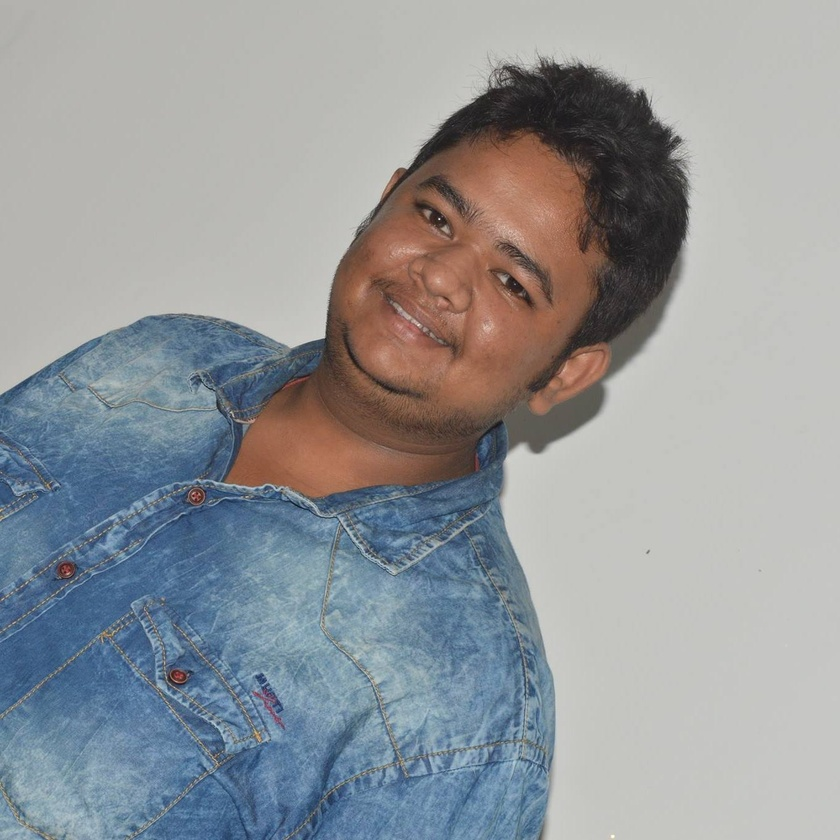
#> input picture images/surya.jpg, 840 x 840 px, shrunk from 1361 x 1361 before the run
$ jupyter execute '1.6 Rotations.ipynb'
#> lines starting #> are read from the running program, lines starting #| are printed output that depends on the picture
# Rotations

[cell 1]
import cv2
import numpy as np

[cell 2]
# Translation Matrix :

#  M =  | cos(theta) - sin(theta) |
#       | sin(theta)   cos(theta) |
# theta - angle of rotation

[cell 3]
image = cv2.imread('images/surya.jpg')
#> image is the input picture: shape (840, 840, 3); mean B, G, R 154.4, 151.1, 147.4
height, width = image.shape[:2]
#> height = 840; width = 840

# Divide by two to rototate the image around its centre
# cv2.getRotationMatrix2D(rotation_center_x, rotation_center_y, angle of rotation, scale)
# angle of rotaiton in anticlock wise
rotation_matrix = cv2.getRotationMatrix2D((width/2, height/2),180, 1)

rotated_image = cv2.warpAffine(image, rotation_matrix, (width, height))
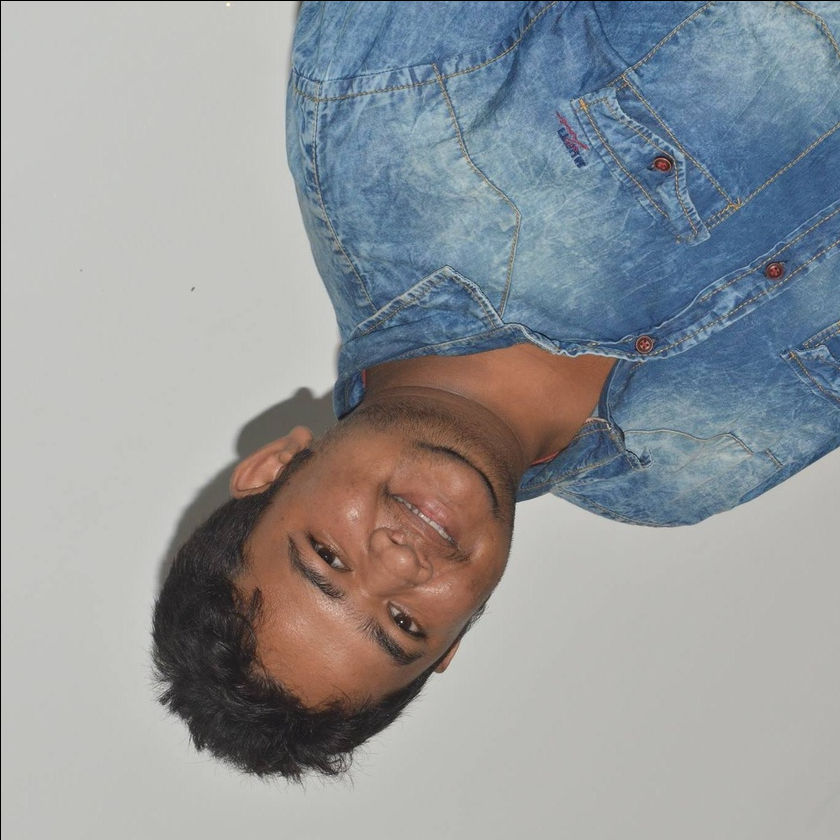
#> rotated_image: shape (840, 840, 3); mean B, G, R 154, 150.7, 147.1

cv2.imshow('Rotated Image', rotated_image)
cv2.waitKey()
cv2.destroyAllWindows()

[cell 4]
# But here's another method for simple rotations that uses the cv2.transpose function

#Other Option to Rotate
img = cv2.imread('images/surya.jpg')

rotated_image = cv2.transpose(img)
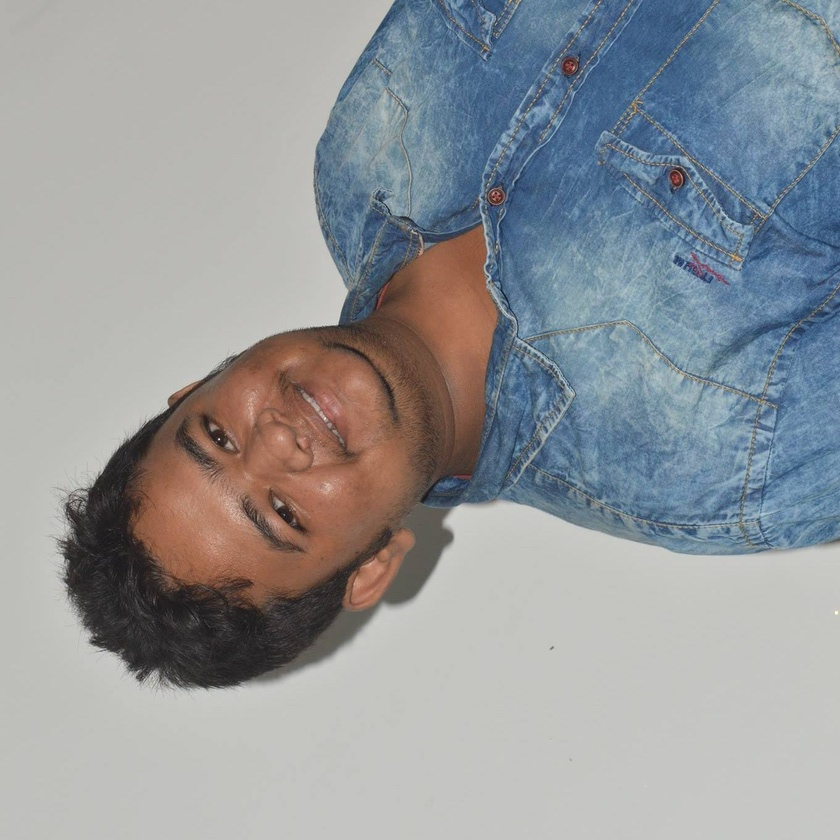
#> rotated_image: shape (840, 840, 3); mean B, G, R 154.4, 151.1, 147.4

cv2.imshow('Rotated Image - Method 2', rotated_image)
cv2.waitKey()
cv2.destroyAllWindows()

[cell 5]
# Let's now to a horizontal flip.
flipped = cv2.flip(image, 1)
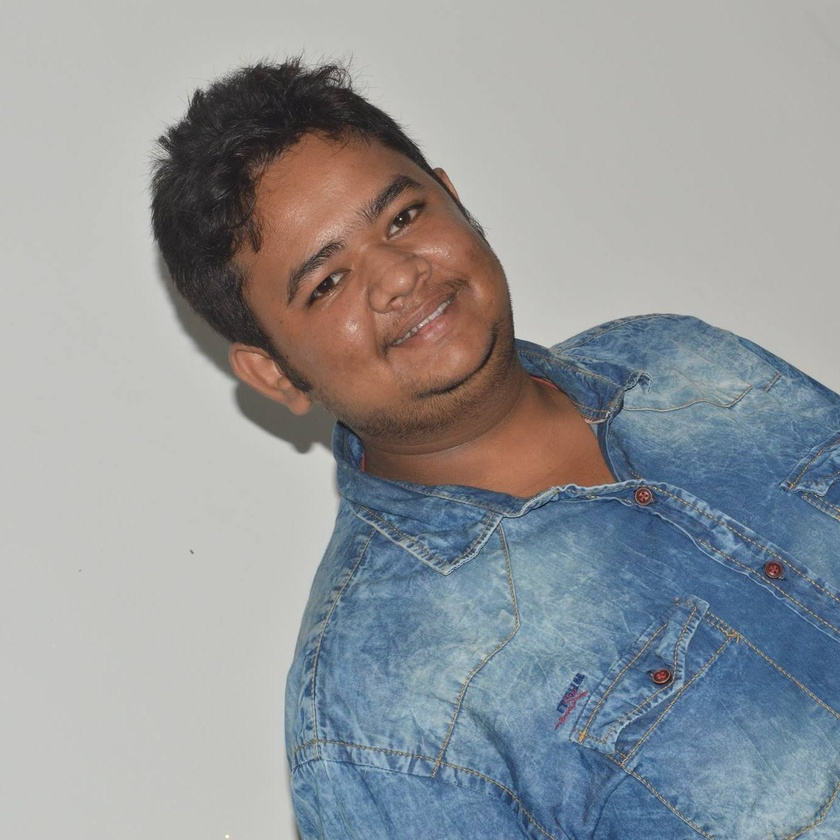
#> flipped: shape (840, 840, 3); mean B, G, R 154.4, 151.1, 147.4
cv2.imshow('Horizontal Flip', flipped)
cv2.waitKey()
cv2.destroyAllWindows()
